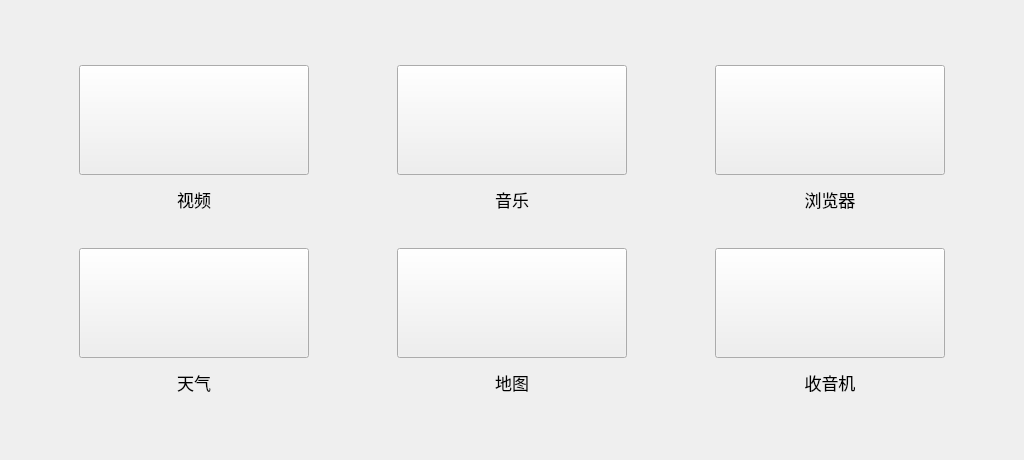
<?xml version="1.0" encoding="UTF-8"?>
<ui version="4.0">
 <class>Use</class>
 <widget class="QWidget" name="Use">
  <property name="geometry">
   <rect>
    <x>0</x>
    <y>0</y>
    <width>1024</width>
    <height>460</height>
   </rect>
  </property>
  <property name="windowTitle">
   <string>Form</string>
  </property>
  <property name="styleSheet">
   <string notr="true"/>
  </property>
  <layout class="QGridLayout" name="gridLayout">
   <property name="leftMargin">
    <number>0</number>
   </property>
   <property name="topMargin">
    <number>0</number>
   </property>
   <property name="rightMargin">
    <number>0</number>
   </property>
   <property name="bottomMargin">
    <number>0</number>
   </property>
   <item row="0" column="0">
    <widget class="QWidget" name="widget" native="true">
     <layout class="QGridLayout" name="gridLayout_3">
      <property name="leftMargin">
       <number>70</number>
      </property>
      <property name="topMargin">
       <number>50</number>
      </property>
      <property name="rightMargin">
       <number>70</number>
      </property>
      <property name="bottomMargin">
       <number>50</number>
      </property>
      <item row="0" column="0">
       <layout class="QGridLayout" name="gridLayout_2">
        <property name="horizontalSpacing">
         <number>70</number>
        </property>
        <item row="0" column="0">
         <widget class="QWidget" name="widget_video" native="true">
          <layout class="QVBoxLayout" name="verticalLayout">
           <item>
            <widget class="QPushButton" name="pushButton_video">
             <property name="minimumSize">
              <size>
               <width>220</width>
               <height>110</height>
              </size>
             </property>
             <property name="styleSheet">
              <string notr="true">border-image: url(:/car_terminall/video.png);</string>
             </property>
             <property name="text">
              <string/>
             </property>
            </widget>
           </item>
           <item>
            <widget class="QLabel" name="label_video">
             <property name="maximumSize">
              <size>
               <width>16777215</width>
               <height>25</height>
              </size>
             </property>
             <property name="font">
              <font>
               <pointsize>13</pointsize>
              </font>
             </property>
             <property name="text">
              <string>视频</string>
             </property>
             <property name="alignment">
              <set>Qt::AlignCenter</set>
             </property>
            </widget>
           </item>
          </layout>
         </widget>
        </item>
        <item row="0" column="1">
         <widget class="QWidget" name="widget_music" native="true">
          <layout class="QVBoxLayout" name="verticalLayout_2">
           <item>
            <widget class="QPushButton" name="pushButton_music">
             <property name="minimumSize">
              <size>
               <width>220</width>
               <height>110</height>
              </size>
             </property>
             <property name="styleSheet">
              <string notr="true">border-image: url(:/car_terminall/music.png);</string>
             </property>
             <property name="text">
              <string/>
             </property>
            </widget>
           </item>
           <item>
            <widget class="QLabel" name="label_music">
             <property name="maximumSize">
              <size>
               <width>16777215</width>
               <height>25</height>
              </size>
             </property>
             <property name="font">
              <font>
               <pointsize>13</pointsize>
              </font>
             </property>
             <property name="text">
              <string>音乐</string>
             </property>
             <property name="alignment">
              <set>Qt::AlignCenter</set>
             </property>
            </widget>
           </item>
          </layout>
         </widget>
        </item>
        <item row="0" column="2">
         <widget class="QWidget" name="widget_browser" native="true">
          <layout class="QVBoxLayout" name="verticalLayout_5">
           <item>
            <widget class="QPushButton" name="pushButton_browser">
             <property name="minimumSize">
              <size>
               <width>220</width>
               <height>110</height>
              </size>
             </property>
             <property name="styleSheet">
              <string notr="true">border-image: url(:/car_terminall/browser.png);</string>
             </property>
             <property name="text">
              <string/>
             </property>
            </widget>
           </item>
           <item>
            <widget class="QLabel" name="label_browser">
             <property name="maximumSize">
              <size>
               <width>16777215</width>
               <height>25</height>
              </size>
             </property>
             <property name="font">
              <font>
               <pointsize>13</pointsize>
              </font>
             </property>
             <property name="text">
              <string>浏览器</string>
             </property>
             <property name="alignment">
              <set>Qt::AlignCenter</set>
             </property>
            </widget>
           </item>
          </layout>
         </widget>
        </item>
        <item row="1" column="0">
         <widget class="QWidget" name="widget_weather" native="true">
          <layout class="QVBoxLayout" name="verticalLayout_3">
           <item>
            <widget class="QPushButton" name="pushButton_weather">
             <property name="minimumSize">
              <size>
               <width>220</width>
               <height>110</height>
              </size>
             </property>
             <property name="styleSheet">
              <string notr="true">border-image: url(:/car_terminall/weather.png);</string>
             </property>
             <property name="text">
              <string/>
             </property>
            </widget>
           </item>
           <item>
            <widget class="QLabel" name="label_weather">
             <property name="maximumSize">
              <size>
               <width>16777215</width>
               <height>25</height>
              </size>
             </property>
             <property name="font">
              <font>
               <pointsize>13</pointsize>
              </font>
             </property>
             <property name="text">
              <string>天气</string>
             </property>
             <property name="alignment">
              <set>Qt::AlignCenter</set>
             </property>
            </widget>
           </item>
          </layout>
         </widget>
        </item>
        <item row="1" column="1">
         <widget class="QWidget" name="widget_map" native="true">
          <layout class="QVBoxLayout" name="verticalLayout_4" stretch="0,0">
           <item>
            <widget class="QPushButton" name="pushButton_map">
             <property name="minimumSize">
              <size>
               <width>220</width>
               <height>110</height>
              </size>
             </property>
             <property name="styleSheet">
              <string notr="true">border-image: url(:/car_terminall/map.png);</string>
             </property>
             <property name="text">
              <string/>
             </property>
            </widget>
           </item>
           <item>
            <widget class="QLabel" name="label_map">
             <property name="maximumSize">
              <size>
               <width>16777215</width>
               <height>25</height>
              </size>
             </property>
             <property name="font">
              <font>
               <pointsize>13</pointsize>
              </font>
             </property>
             <property name="text">
              <string>地图</string>
             </property>
             <property name="alignment">
              <set>Qt::AlignCenter</set>
             </property>
            </widget>
           </item>
          </layout>
         </widget>
        </item>
        <item row="1" column="2">
         <widget class="QWidget" name="widget_radio" native="true">
          <layout class="QVBoxLayout" name="verticalLayout_6">
           <item>
            <widget class="QPushButton" name="pushButton_radio">
             <property name="minimumSize">
              <size>
               <width>220</width>
               <height>110</height>
              </size>
             </property>
             <property name="styleSheet">
              <string notr="true">border-image: url(:/car_terminall/radio.png);</string>
             </property>
             <property name="text">
              <string/>
             </property>
            </widget>
           </item>
           <item>
            <widget class="QLabel" name="label_raido">
             <property name="maximumSize">
              <size>
               <width>16777215</width>
               <height>25</height>
              </size>
             </property>
             <property name="font">
              <font>
               <pointsize>13</pointsize>
              </font>
             </property>
             <property name="text">
              <string>收音机</string>
             </property>
             <property name="alignment">
              <set>Qt::AlignCenter</set>
             </property>
            </widget>
           </item>
          </layout>
         </widget>
        </item>
       </layout>
      </item>
     </layout>
    </widget>
   </item>
  </layout>
 </widget>
 <resources/>
 <connections/>
</ui>
